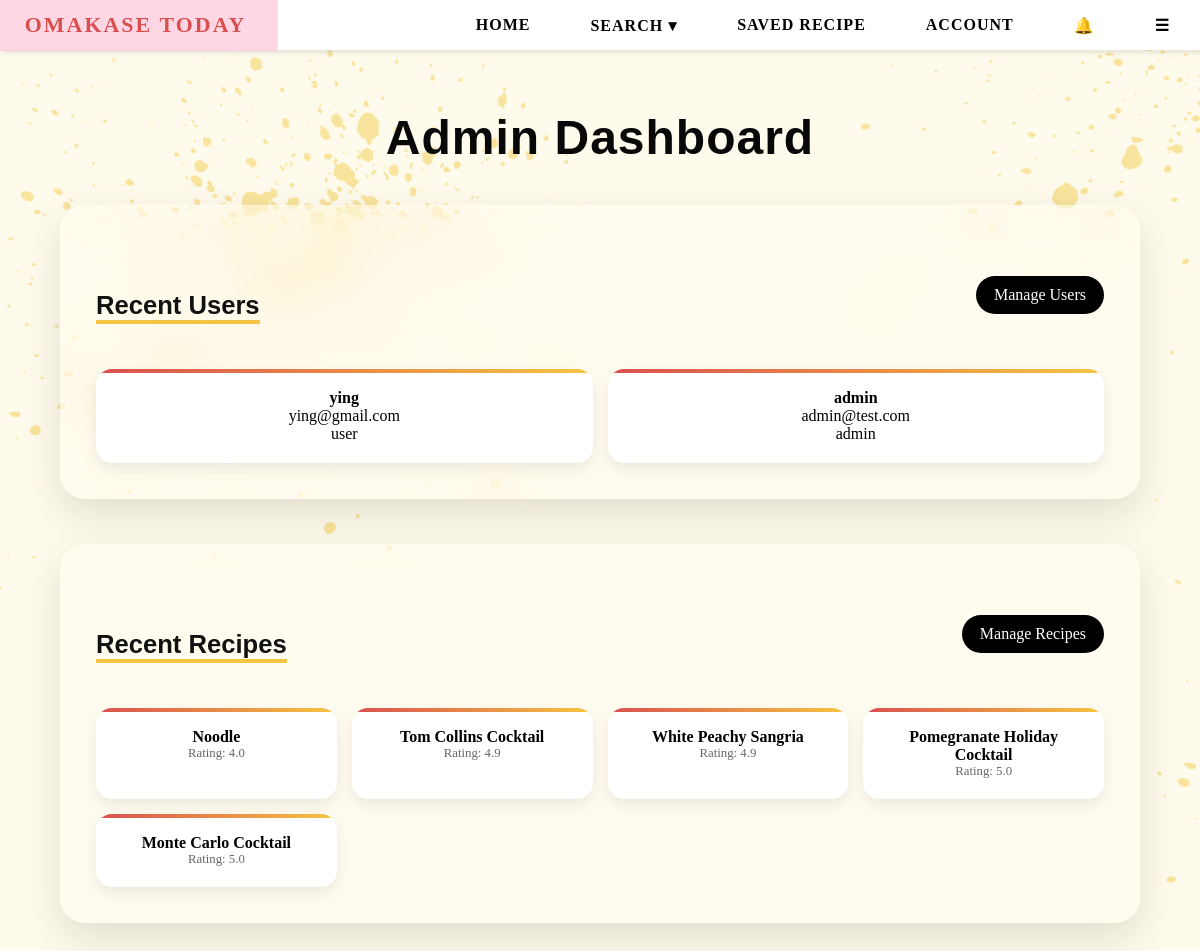
Page /admin (signed in) on the earlier database version.
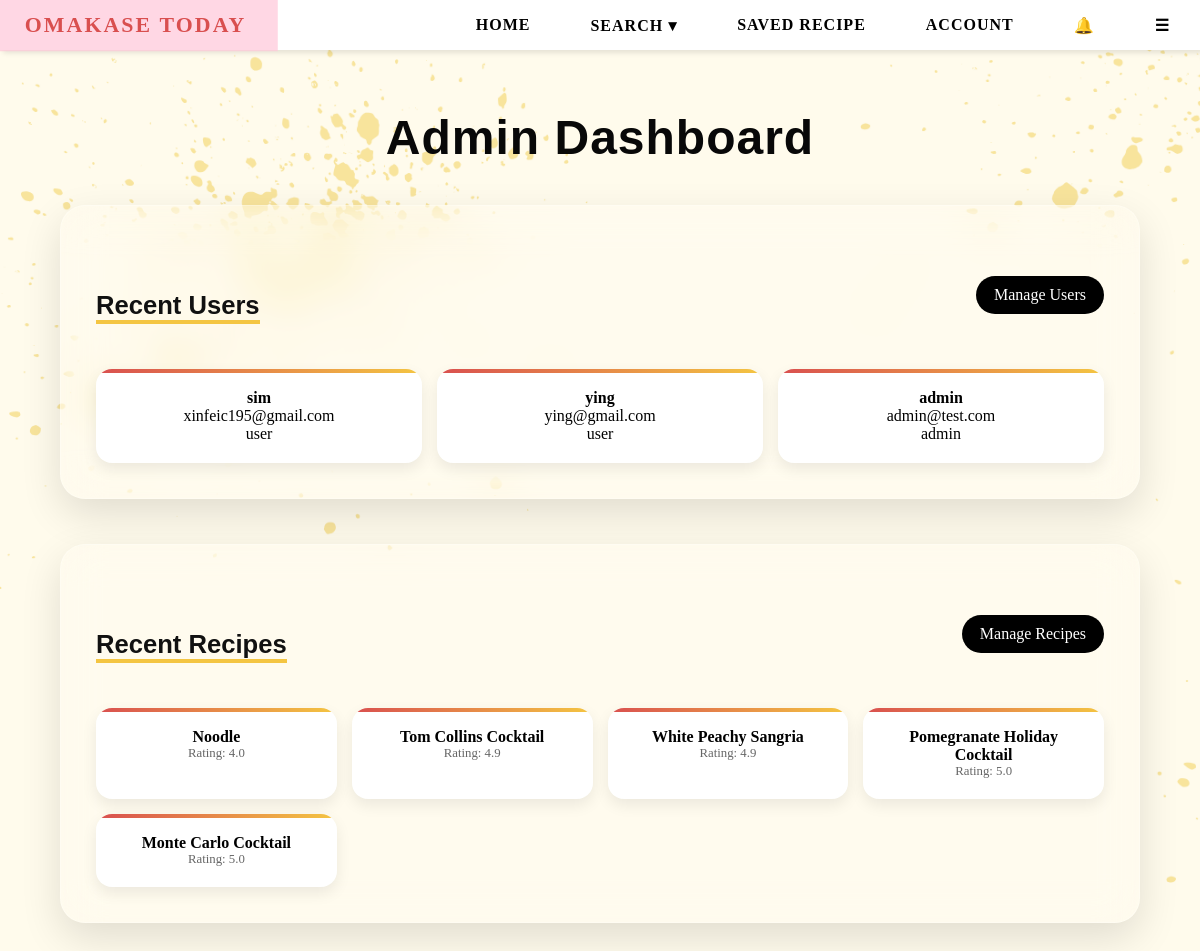
Same page on the later database version.
### tables this page shows
CREATE TABLE users (
        email TEXT PRIMARY KEY,
        username TEXT,
        password TEXT,
        bio TEXT,
        profile_pic TEXT,
        role TEXT DEFAULT 'user'
    , reset_token TEXT, reset_used INTEGER DEFAULT 0, reset_viewed INTEGER DEFAULT 0);

### app.py (the view)
@app.route("/admin")
def admin():
    if session.get("role") != "admin":
        return "403 Forbidden"
    conn = sqlite3.connect(DB_PATH)
    c = conn.cursor()
    c.execute("SELECT email, username, role FROM users ORDER BY rowid DESC LIMIT 5")   #sqlite
    recent_users = c.fetchall()
    conn.close()
    recent_recipes = Recipe.query.order_by(Recipe.id.desc()).limit(5).all()  #recipes(SQLAIchemy)
    return render_template(
        "admin.html",
        recent_users=recent_users,
        recent_recipes=recent_recipes
    )

### app.py (called while the page is built)
@app.context_processor
def inject_notifications():
    if "user" not in session:
        return dict(
            new_notifications=[],
            old_notifications=[],
            notif_count=0
        )
    conn = sqlite3.connect(DB_PATH)
    c = conn.cursor()
    c.execute("""
        SELECT message, is_read, created_at
        FROM notifications
        WHERE user_email = ?
        ORDER BY created_at DESC
        LIMIT 5
    """, (session["user"],))
    rows = c.fetchall()
    new_notifs = [n for n in rows if n[1] == 0]
    old_notifs = [n for n in rows if n[1] == 1]
    c.execute("""
        SELECT COUNT(*) FROM notifications
        WHERE user_email = ? AND is_read = 0
    """, (session["user"],))
    count = c.fetchone()[0]
    conn.close()
    return dict(
        new_notifications=new_notifs,
        old_notifications=old_notifs,
        notif_count=count
    )

### templates/admin.html
{% extends "base.html" %}
{% block content %}
<div class="admin-dashboard">
    <h1 class="admin-title">Admin Dashboard</h1>
    <div class="admin-section">
        <div class="section-header">
            <h2>Recent Users</h2>
            <a href="/admin/users" class="manage-btn">Manage Users</a>
        </div>
        <div class="card-grid">
            {% for user in recent_users %}
            <div class="mini-card">
                <p><b>{{ user[1] }}</b></p>
                <p class="muted">{{ user[0] }}</p>
                <span class="badge">{{ user[2] }}</span>
            </div>
            {% endfor %}
        </div>
    </div>
    <div class="admin-section">
        <div class="section-header">
            <h2>Recent Recipes</h2>
            <a href="/admin/recipes" class="manage-btn">Manage Recipes</a>
        </div>
        <div class="card-grid">
            {% for r in recent_recipes %}
            <div class="mini-card">
                <p><b>{{ r.name }}</b></p>
                <p style="font-size: 0.8rem; color: #666;">Rating: {{ r.rating }}</p>
            </div>
            {% endfor %}
        </div>
    </div>
</div>
{% endblock %}

Differences in the rows shown:
added users: username "sim", email "xinfeic195@gmail.com", role "user"
